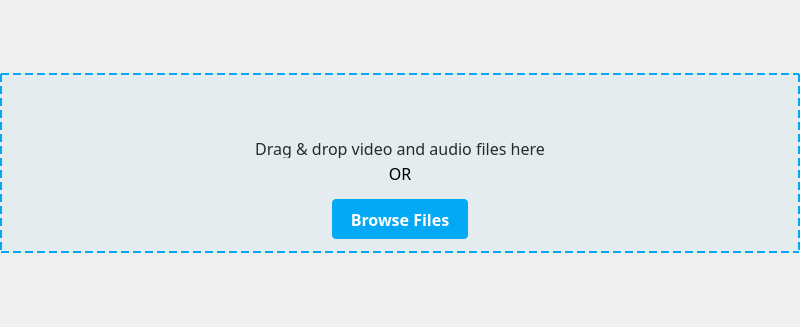
<?xml version="1.0" encoding="UTF-8"?>
<ui version="4.0">
 <class>Form</class>
 <widget class="QWidget" name="Form">
  <property name="geometry">
   <rect>
    <x>0</x>
    <y>0</y>
    <width>800</width>
    <height>327</height>
   </rect>
  </property>
  <property name="windowTitle">
   <string>Form</string>
  </property>
  <layout class="QGridLayout" name="gridLayout">
   <property name="leftMargin">
    <number>0</number>
   </property>
   <property name="topMargin">
    <number>0</number>
   </property>
   <property name="rightMargin">
    <number>0</number>
   </property>
   <property name="bottomMargin">
    <number>0</number>
   </property>
   <property name="spacing">
    <number>0</number>
   </property>
   <item row="0" column="0">
    <widget class="QFrame" name="drag_frame">
     <property name="minimumSize">
      <size>
       <width>572</width>
       <height>178</height>
      </size>
     </property>
     <property name="maximumSize">
      <size>
       <width>16777215</width>
       <height>180</height>
      </size>
     </property>
     <property name="styleSheet">
      <string notr="true">background: rgba(3, 169, 244, 0.05);


border: 2px dashed #03A9F4;</string>
     </property>
     <property name="frameShape">
      <enum>QFrame::StyledPanel</enum>
     </property>
     <property name="frameShadow">
      <enum>QFrame::Raised</enum>
     </property>
     <layout class="QVBoxLayout" name="verticalLayout_9">
      <property name="spacing">
       <number>0</number>
      </property>
      <property name="leftMargin">
       <number>0</number>
      </property>
      <property name="topMargin">
       <number>0</number>
      </property>
      <property name="rightMargin">
       <number>0</number>
      </property>
      <property name="bottomMargin">
       <number>0</number>
      </property>
      <item>
       <widget class="QFrame" name="frame_25">
        <property name="styleSheet">
         <string notr="true">border:none;
background-color:transparent;</string>
        </property>
        <property name="frameShape">
         <enum>QFrame::StyledPanel</enum>
        </property>
        <property name="frameShadow">
         <enum>QFrame::Raised</enum>
        </property>
        <layout class="QHBoxLayout" name="horizontalLayout_14">
         <property name="leftMargin">
          <number>0</number>
         </property>
         <property name="topMargin">
          <number>15</number>
         </property>
         <property name="rightMargin">
          <number>0</number>
         </property>
         <property name="bottomMargin">
          <number>10</number>
         </property>
         <item>
          <spacer name="horizontalSpacer_12">
           <property name="orientation">
            <enum>Qt::Horizontal</enum>
           </property>
           <property name="sizeHint" stdset="0">
            <size>
             <width>297</width>
             <height>20</height>
            </size>
           </property>
          </spacer>
         </item>
         <item>
          <widget class="QLabel" name="label_11">
           <property name="text">
            <string/>
           </property>
           <property name="pixmap">
            <pixmap resource="../../resources.qrc">:/icons/assets/icons/upload-cloud-02.png</pixmap>
           </property>
          </widget>
         </item>
         <item>
          <spacer name="horizontalSpacer_13">
           <property name="orientation">
            <enum>Qt::Horizontal</enum>
           </property>
           <property name="sizeHint" stdset="0">
            <size>
             <width>297</width>
             <height>20</height>
            </size>
           </property>
          </spacer>
         </item>
        </layout>
       </widget>
      </item>
      <item>
       <widget class="QLabel" name="label_12">
        <property name="maximumSize">
         <size>
          <width>16777215</width>
          <height>20</height>
         </size>
        </property>
        <property name="styleSheet">
         <string notr="true">font-family: Proxima Nova;
font-size: 16px;
font-weight: 400;
line-height: 16px;
text-align: center;
color: rgba(36, 43, 46, 1);
border:none;
background-color:transparent;</string>
        </property>
        <property name="text">
         <string>Drag &amp; drop video and audio files here</string>
        </property>
        <property name="alignment">
         <set>Qt::AlignCenter</set>
        </property>
       </widget>
      </item>
      <item>
       <widget class="QLabel" name="label_13">
        <property name="maximumSize">
         <size>
          <width>16777215</width>
          <height>30</height>
         </size>
        </property>
        <property name="styleSheet">
         <string notr="true">border:none;
font-family: Proxima Nova;
font-size: 16px;
font-weight: 400;
line-height: 16px;
text-align: center;
color: rgb(0, 0, 0);
background-color:transparent;</string>
        </property>
        <property name="text">
         <string>OR</string>
        </property>
        <property name="alignment">
         <set>Qt::AlignCenter</set>
        </property>
       </widget>
      </item>
      <item>
       <widget class="QFrame" name="frame_24">
        <property name="styleSheet">
         <string notr="true">border:none;
background-color:transparent;</string>
        </property>
        <property name="frameShape">
         <enum>QFrame::StyledPanel</enum>
        </property>
        <property name="frameShadow">
         <enum>QFrame::Raised</enum>
        </property>
        <layout class="QHBoxLayout" name="horizontalLayout_15">
         <property name="spacing">
          <number>0</number>
         </property>
         <property name="leftMargin">
          <number>0</number>
         </property>
         <property name="topMargin">
          <number>0</number>
         </property>
         <property name="rightMargin">
          <number>0</number>
         </property>
         <property name="bottomMargin">
          <number>0</number>
         </property>
         <item>
          <spacer name="horizontalSpacer_14">
           <property name="orientation">
            <enum>Qt::Horizontal</enum>
           </property>
           <property name="sizeHint" stdset="0">
            <size>
             <width>255</width>
             <height>20</height>
            </size>
           </property>
          </spacer>
         </item>
         <item>
          <widget class="QPushButton" name="browse_file">
           <property name="minimumSize">
            <size>
             <width>136</width>
             <height>40</height>
            </size>
           </property>
           <property name="cursor">
            <cursorShape>PointingHandCursor</cursorShape>
           </property>
           <property name="styleSheet">
            <string notr="true">
font-family: Proxima Nova;
font-size: 16px;
font-weight: 700;
line-height: 16px;
text-align: center;
background: rgba(3, 169, 244, 1);
color : white;
border-radius: 4px;

</string>
           </property>
           <property name="text">
            <string>Browse Files</string>
           </property>
          </widget>
         </item>
         <item>
          <spacer name="horizontalSpacer_15">
           <property name="orientation">
            <enum>Qt::Horizontal</enum>
           </property>
           <property name="sizeHint" stdset="0">
            <size>
             <width>255</width>
             <height>20</height>
            </size>
           </property>
          </spacer>
         </item>
        </layout>
       </widget>
      </item>
     </layout>
    </widget>
   </item>
  </layout>
 </widget>
 <resources>
  <include location="../../resources.qrc"/>
  <include location="../../../../../../AppData/Local/Programs/Python/Python38/Lib/site-packages/resources.qrc"/>
 </resources>
 <connections/>
</ui>
